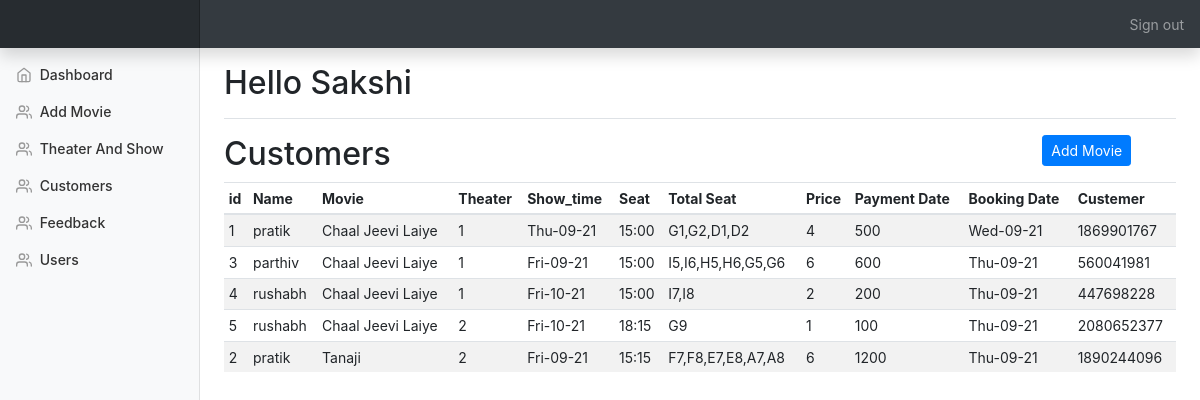
The page /admin/customers.php (signed in) on the database its author committed.
### tables this page shows
CREATE TABLE `customers` (
  `id` int(10) NOT NULL,
  `uid` int(10) NOT NULL,
  `movie` varchar(100) NOT NULL,
  `show_time` varchar(100) NOT NULL,
  `seat` varchar(100) NOT NULL,
  `totalseat` varchar(100) NOT NULL,
  `price` varchar(100) NOT NULL,
  `payment_date` varchar(100) NOT NULL,
  `booking_date` varchar(100) NOT NULL,
  `card_name` varchar(100) NOT NULL,
  `card_number` varchar(25) NOT NULL,
  `ex_date` varchar(100) NOT NULL,
  `cvv` int(5) NOT NULL,
  `custemer_id` int(15) NOT NULL
);

CREATE TABLE `user` (
  `id` int(25) NOT NULL,
  `username` varchar(100) NOT NULL,
  `email` varchar(100) NOT NULL,
  `mobile` int(10) NOT NULL,
  `city` varchar(25) NOT NULL,
  `password` varchar(12) NOT NULL,
  `image` varchar(100) NOT NULL
);

CREATE TABLE `theater_show` (
  `id` int(25) NOT NULL,
  `show` varchar(100) NOT NULL,
  `theater` varchar(100) NOT NULL
);

### admin/customers.php (the view, shortened to what this page needs)
<!doctype html>
<html lang="en">
  <head>
    <link rel="stylesheet" href='css/all.css' type='text/css'>
    <link rel="stylesheet" href='css/bootstrap.min.css' type='text/css'>
    <link rel="stylesheet" href='css/dashboard.css' type='text/css'>
<?php include_once("./templates/top.php"); ?>
<?php include_once("./templates/navbar.php"); ?>
<div class="container-fluid">
  <div class="row">
    <?php include "./templates/sidebar.php"; ?>
      <div class="row">
      	<div class="col-10">
      		<h2>Customers</h2>
      	</div>
        <div class="col-2">
          <button data-toggle="modal" data-target="#add_custemer_modal" class="btn btn-primary btn-sm">Add Movie</button>
        </div>
      </div>
      <div class="table-responsive">
        <table class="table table-striped table-sm">
          <thead>
            <tr>
              <th>id</th>
              <th>Name</th>
              <th>Movie</th>
              <th>Theater</th>
              <th>Show_time</th>
              <th>Seat</th>
              <th>Total Seat</th>
              <th>Price</th>
              <th>Payment Date</th>
              <th>Booking Date</th>
              <th>Custemer</th>
            </tr>
          </thead>
          <tbody id="customer_list">
           <tbody id="product_list">
            <?php
include_once 'Database.php';
$result = mysqli_query($conn,"SELECT c.id,c.movie,c.booking_date,c.show_time,c.seat,c.totalseat,c.price,c.payment_date,c.custemer_id,u.username,t.theater FROM customers c INNER JOIN user u on c.uid = u.id INNER JOIN theater_show t on c.show_time = t.show");
if (mysqli_num_rows($result) > 0) {
  while($row = mysqli_fetch_array($result)) {
    $id=$row['id'];?>
    <tr>
              <td><?php echo $row['id'];?></td>
              <td><?php echo $row['username'];?></td>
              <td><?php echo $row['movie'];?></td>
              <td><?php echo $row['theater'];?></td>
              <td><?php echo $row['booking_date'];?></td>
              <td><?php echo $row['show_time'];?></td>
              <td><?php echo $row['seat'];?></td>
              <td><?php echo $row['totalseat'];?></td>
              <td><?php echo $row['price'];?></td>
              <td><?php echo $row['payment_date'];?></td>
              <td><?php echo $row['custemer_id'];?></td>
            </tr>
            <?php
}
}
            ?>
          </tbody>
        </table>
      </div>
    </main>
  </div>
</div>
<?php include_once("./templates/footer.php"); ?>

### admin/css/dashboard.css (style rules this page uses)
body { font-size: .875rem; }

### rows shown on the page
customers: id "1", user.username "pratik", movie "Chaal Jeevi Laiye", theater_show.theater "1", booking_date "Thu-09-21", show_time "15:00", seat "G1,G2,D1,D2", totalseat "4", price "500", payment_date "Wed-09-21", custemer "1869901767"
customers: id "3", user.username "parthiv", movie "Chaal Jeevi Laiye", theater_show.theater "1", booking_date "Fri-09-21", show_time "15:00", seat "I5,I6,H5,H6,G5,G6", totalseat "6", price "600", payment_date "Thu-09-21", custemer "560041981"
customers: id "4", user.username "rushabh", movie "Chaal Jeevi Laiye", theater_show.theater "1", booking_date "Fri-10-21", show_time "15:00", seat "I7,I8", totalseat "2", price "200", payment_date "Thu-09-21", custemer "447698228"
customers: id "5", user.username "rushabh", movie "Chaal Jeevi Laiye", theater_show.theater "2", booking_date "Fri-10-21", show_time "18:15", seat "G9", totalseat "1", price "100", payment_date "Thu-09-21", custemer "2080652377"
customers: id "2", user.username "pratik", movie "Tanaji", theater_show.theater "2", booking_date "Fri-09-21", show_time "15:15", seat "F7,F8,E7,E8,A7,A8", totalseat "6", price "1200", payment_date "Thu-09-21", custemer "1890244096"

### other values the page prints
$_SESSION["admin"] "Sakshi"
